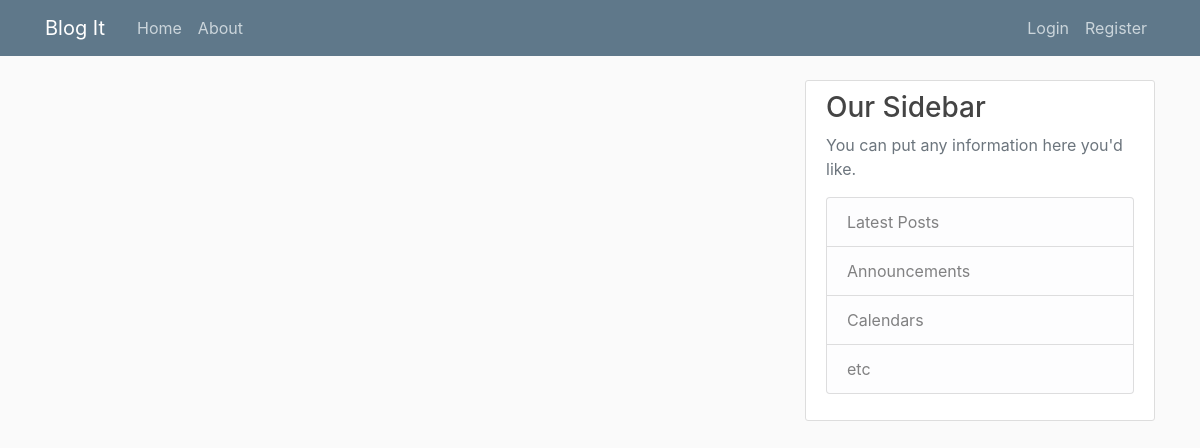
Page /blog/home/ on the earlier database version.
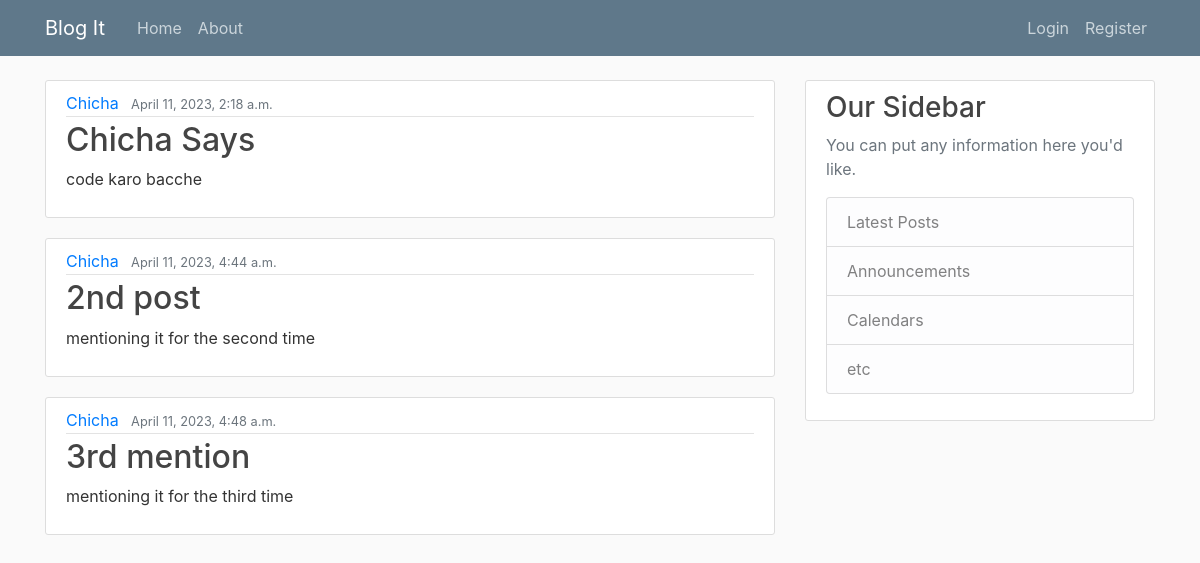
Same page on the later database version.
### blog/models.py (models this page shows, shortened)
class Post(models.Model):
    title = models.CharField(max_length=20)
    content = models.TextField()
    date_posted = models.DateTimeField(default=timezone.now)
    author = models.ForeignKey(User, on_delete=models.CASCADE)

### blog/views.py (the view)
# urls.py: path("home/", views.home, name='blog_home'),
def home(request):
    context={
        'posts':Post.objects.all(),
        'title': "Home"
    }
    return render(request, 'blog/blog_home.html', context)

### blog/templates/blog/blog_home.html
{%extends "blog/base.html"%}
{%block content%}
    {% for post in posts %}
        <article class="media content-section">
            <div class="media-body">
            <div class="article-metadata">
                <a class="mr-2" href="#">{{ post.author }}</a>
                <small class="text-muted">{{ post.date_posted }}</small>
            </div>
            <h2><a class="article-title" href="#">{{ post.title }}</a></h2>
            <p class="article-content">{{ post.content }}</p>
            </div>
        </article>
    {%endfor%}
{%endblock content%}

### blog/templates/blog/base.html (shortened to what this page needs)
{% load static%}
<!DOCTYPE html>
<html lang="en">
<head>
    <link rel="stylesheet" href="https://cdn.jsdelivr.net/npm/bootstrap@4.0.0/dist/css/bootstrap.min.css">
    <link rel="stylesheet" href="{% static 'blog/main.css' %}">
</head>
<body>
    <header class="site-header">
        <nav class="navbar navbar-expand-md navbar-dark bg-steel fixed-top">
        <div class="container">
            <a class="navbar-brand mr-4" href="/">Blog It</a>
            <div class="collapse navbar-collapse" id="navbarToggle">
            <div class="navbar-nav mr-auto">
                <a class="nav-item nav-link" href="{% url 'blog_home' %}">Home</a>
                <a class="nav-item nav-link" href="{% url 'blog_about' %}">About</a>
            </div>
            <div class="navbar-nav">
                <a class="nav-item nav-link" href="#">Login</a>
                <a class="nav-item nav-link" href="#">Register</a>
            </div>
            </div>
        </div>
        </nav>
    </header>
    <main role="main" class="container">
        <div class="row">
          <div class="col-md-8">
            {% block content %}{% endblock %}
          </div>
          <div class="col-md-4">
            <div class="content-section">
              <h3>Our Sidebar</h3>
              <p class='text-muted'>You can put any information here you'd like.
                <ul class="list-group">
                  <li class="list-group-item list-group-item-light">Latest Posts</li>
                  <li class="list-group-item list-group-item-light">Announcements</li>
                  <li class="list-group-item list-group-item-light">Calendars</li>
                  <li class="list-group-item list-group-item-light">etc</li>
                </ul>
              </p>
            </div>
          </div>
        </div>
      </main>
</body>
</html>

### blog/static/blog/main.css (style rules this page uses)
body { background: #fafafa; color: #333333; margin-top: 5rem; }
h1, h2, h3, h4, h5, h6 { color: #444444; }
ul { margin: 0; }
.bg-steel { background-color: #5f788a; }
.site-header .navbar-nav .nav-link { color: #cbd5db; }
.content-section { background: #ffffff; padding: 10px 20px; border: 1px solid #dddddd; border-radius: 3px; margin-bottom: 20px; }
.article-title { color: #444444; }
.article-content { white-space: pre-line; }
.article-metadata { padding-bottom: 1px; margin-bottom: 4px; border-bottom: 1px solid #e3e3e3 }

Differences in the rows shown:
added Post: author "Chicha", date_posted "April 11, 2023, 2:18 a.m.", title "Chicha Says", content "code karo bacche"
added Post: author "Chicha", date_posted "April 11, 2023, 4:44 a.m.", title "2nd post", content "mentioning it for the second time"
added Post: author "Chicha", date_posted "April 11, 2023, 4:48 a.m.", title "3rd mention", content "mentioning it for the third time"
